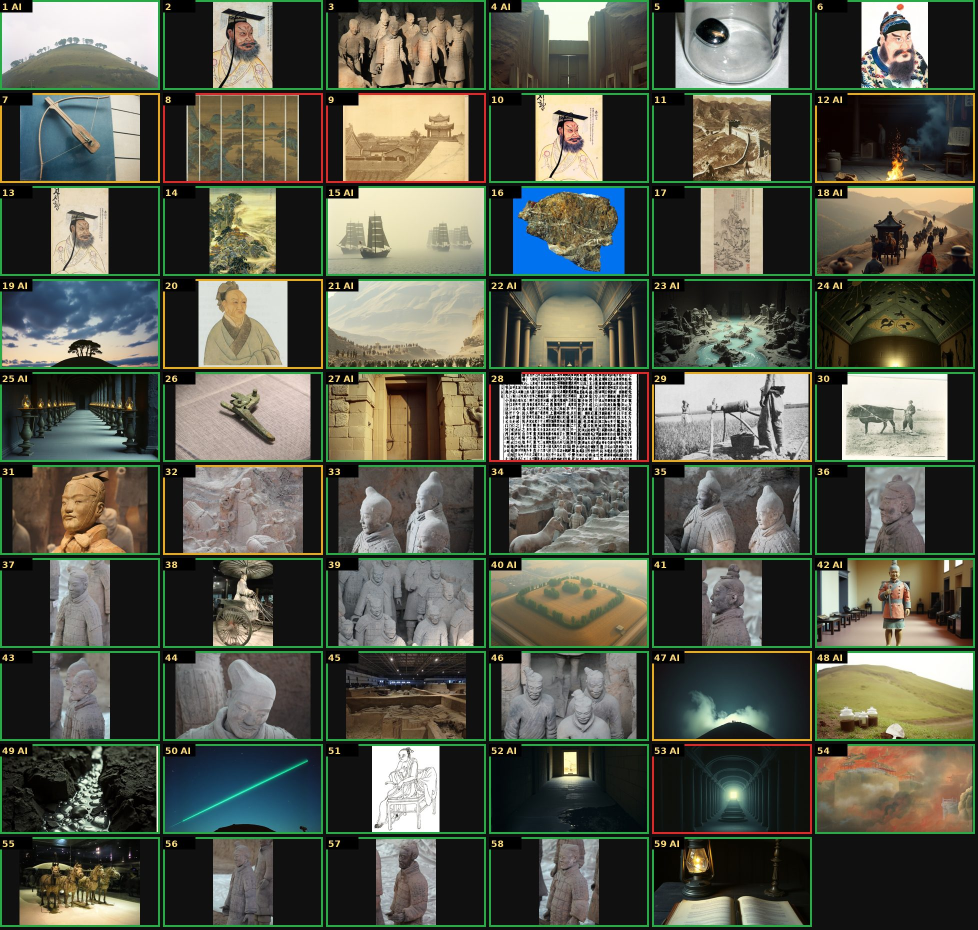
#> input picture logs/anh_BA13_dai_kiemtra.jpg, 1956 x 1860 px (shown at 1/2 size)
$ python -i tenduong.py   (imports and definitions only)
#> lines starting #> are read from the running program, lines starting #| are printed output that depends on the picture
"""Dựng video dọc 'Tên đường' (1080x1920): python tenduong.py <tên> [out.mp4] [giây_bắt_đầu giây_kết_thúc | still giây...]
Đọc ke-hoach/thu-giong-hai/<tên>_full.json, giọng assets/thu_giong_hai/<tên>_chuan, ke-hoach/ten-duong/<tên>_meta.json (biển, mốc năm, ảnh từng câu)."""
import json, math, os, random, subprocess, sys
from multiprocessing import Pool
from PIL import Image, ImageDraw, ImageFilter, ImageFont
ten = sys.argv[1]; R = os.path.abspath(os.path.join(os.path.dirname(os.path.abspath(__file__)), '..'))
W, H, FPS = 1080, 1920, 24
FD = f'{R}/assets/fonts/tenduong'
F = {}
# [9 lines left out: function font, not called in this run]
BARLOW = lambda s: font('BarlowCondensed-SemiBold.ttf', s)
PLAY = lambda s, w=700: font('PlayfairDisplay[wght].ttf', s, w)
BVP = lambda s, b=True: font('BeVietnamPro-Bold.ttf' if b else 'BeVietnamPro-Medium.ttf', s)
BLUE, BLUE_D, WHITE, GOLD = (11, 78, 162), (7, 52, 112), (255, 255, 255), (255, 210, 74)
# [2 lines not run here, left out]
VD = f'{R}/assets/thu_giong_hai/{ten}_chuan'
# [1 line not run here, left out]
LEAD = 1.0; T = {}; D = {}; t = LEAD
# [1 line not run here, left out]
TOTAL = t + 1.2
# [1 line that did not run here, left out]
# [1 line not run here, left out]
def ease(x): x = max(0.0, min(1.0, x)); return 1 - (1 - x) ** 3
def back(x, s=1.6): x = max(0.0, min(1.0, x)); c = s + 1; return 1 + c * (x - 1) ** 3 + s * (x - 1) ** 2
# ---------- nền ----------
def _bg():
    im = Image.new('RGB', (W, H)); d = ImageDraw.Draw(im)
#> after `im = Image.new('RGB', (W, H))`: im: PIL image 1080x1920 RGB; every value is 0
    for y in range(H): k = y / H; d.line([(0, y), (W, y)], fill=(int(8 + 6 * k), int(20 + 22 * k), int(38 + 40 * k)))
    for x in range(0, W, 90): d.line([(x, 0), (x, H)], fill=(255, 255, 255, 0) if False else (20, 40, 70), width=1)
    for y in range(0, H, 90): d.line([(0, y), (W, y)], fill=(20, 40, 70), width=1)
    return im.convert('RGBA')
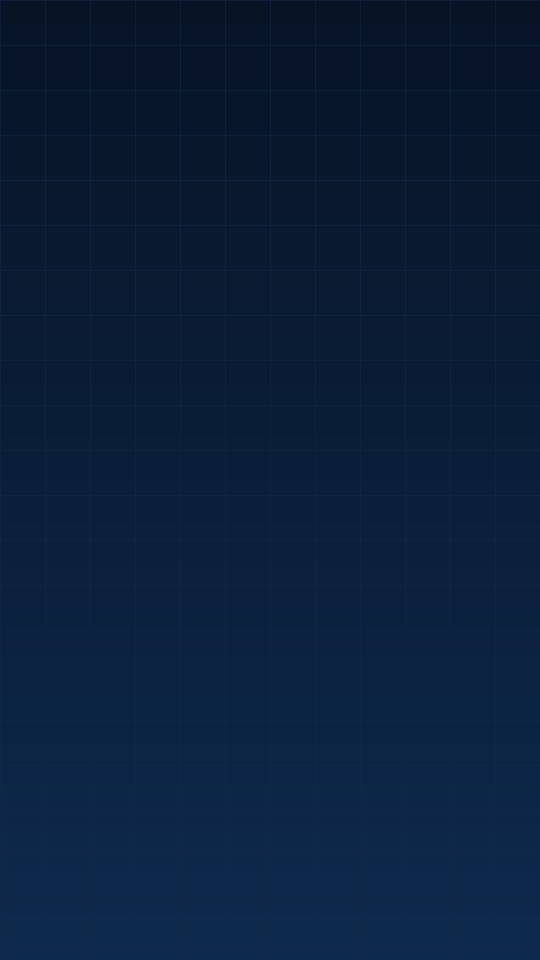
#> returned value: PIL image 1080x1920 RGBA (shown at 1/2 size); mean R, G, B, A 10.7, 30.7, 57.8, 255
BG = _bg()
# [2 lines not run here, left out]
# ---------- biển tên đường ----------
# [13 lines left out: function sign, not called in this run]
# ---------- ảnh ----------
_IM = {}
# [9 lines left out: function load, not called in this run]
PW, PH = 960, 900
# [84 lines left out: functions photo, _banner, _portrait, card_for, frame_photo, card and 1 more, not called in this run]
# ---------- phụ đề chạy chữ ----------
WORDS = {}
_D = {'một': 1, 'mốt': 1, 'hai': 2, 'ba': 3, 'bốn': 4, 'tư': 4, 'năm': 5, 'lăm': 5, 'sáu': 6, 'bảy': 7, 'tám': 8, 'chín': 9}
# [51 lines left out: functions _doc_nam, words, subs, not called in this run]
sys.path.insert(0, os.path.dirname(os.path.abspath(__file__)))
from lamp import lamp, CW, CH
# [10 lines left out: function den, not called in this run]
def frame(t):
    f = BG.copy(); n = [b['n'] for b in beats if T[b['n']] <= t]; n = n[-1] if n else beats[0]['n']
    img, m = frame_photo(t); cred = m.get('ghi_nguon', '')
    c = card(img, cred); pop = ease(min(1, t / 0.8)); sc = 0.9 + 0.1 * pop
    c2 = c.resize((int(c.width * sc), int(c.height * sc)), Image.LANCZOS) if sc < 0.999 else c
    f.alpha_composite(c2, (int(W / 2 - c2.width / 2), int(370 + 480 - c2.height / 2) if False else int(405 + (c.height - c2.height) / 2)))
    sg = sign(min(1, t / 1.0)); f.alpha_composite(sg, (int(60 + (800 + 40 - sg.width) / 2), int(60 + (300 - sg.height) / 2)))
    f.alpha_composite(timeline(t, n), (0, 1385))
    f.alpha_composite(subs(t, n), (0, 1520))
    L, hop = den(t, n); f.alpha_composite(L, (-40, int(1330 - L.height - hop + 20)))
    f.alpha_composite(LOGO, (W - 44 - 130, 34))
    d = ImageDraw.Draw(f); d.rectangle((0, H - 14, W, H), fill=(6, 18, 36, 255)); d.rectangle((0, H - 14, int(W * t / TOTAL), H), fill=GOLD + (255,))
    if t < 0.3: f.alpha_composite(Image.new('RGBA', (W, H), (8, 20, 38, int(255 * (1 - t / 0.3)))))
    if t > TOTAL - 1.0: f.alpha_composite(Image.new('RGBA', (W, H), (8, 20, 38, int(255 * (t - (TOTAL - 1.0))))))
    return f.convert('RGB')
def _job(i): return frame(i / FPS).tobytes()
# [16 lines not run here, left out]

>>> import cv2
>>> picture = cv2.imread('../logs/anh_BA13_dai_kiemtra.jpg', cv2.IMREAD_GRAYSCALE)
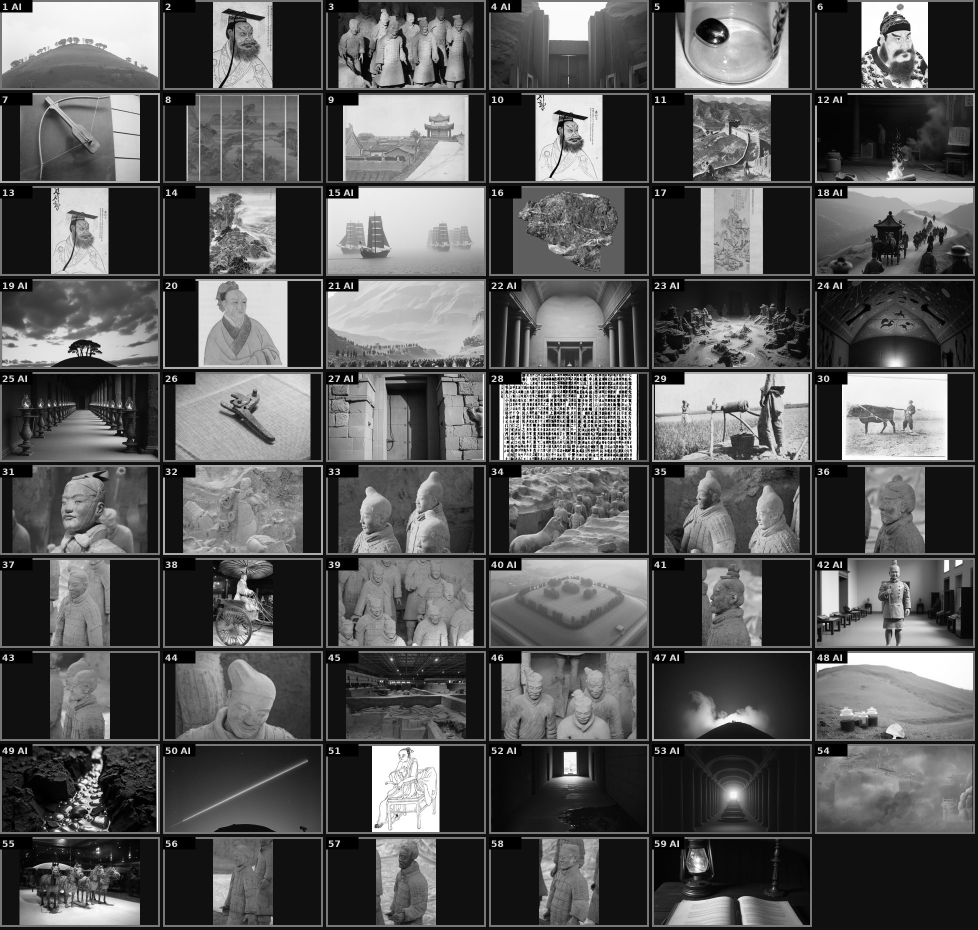
#> picture: shape (1860, 1956) (shown at 1/2 size); min 0, max 255, mean 88.1
#> (the run stopped early here; a loop or call above may not have finished)

$ run again, on logs/anh_BA13_ngan_kiemtra.jpg
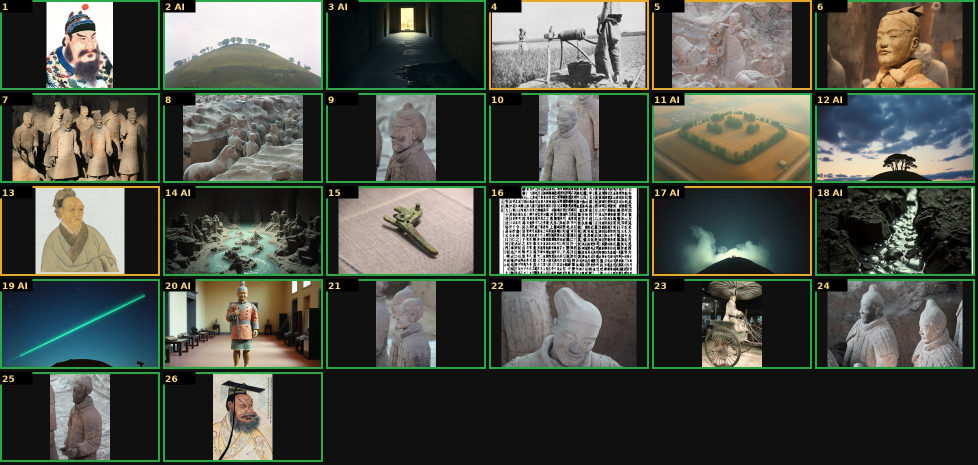
#> input picture logs/anh_BA13_ngan_kiemtra.jpg, 1956 x 930 px (shown at 1/2 size)
#> im: PIL image 1080x1920 RGB; every value is 0
#> `picture = cv2.imread('../logs/anh_BA13_dai_kiemtra.jpg', cv2.IMREAD_GR..`:
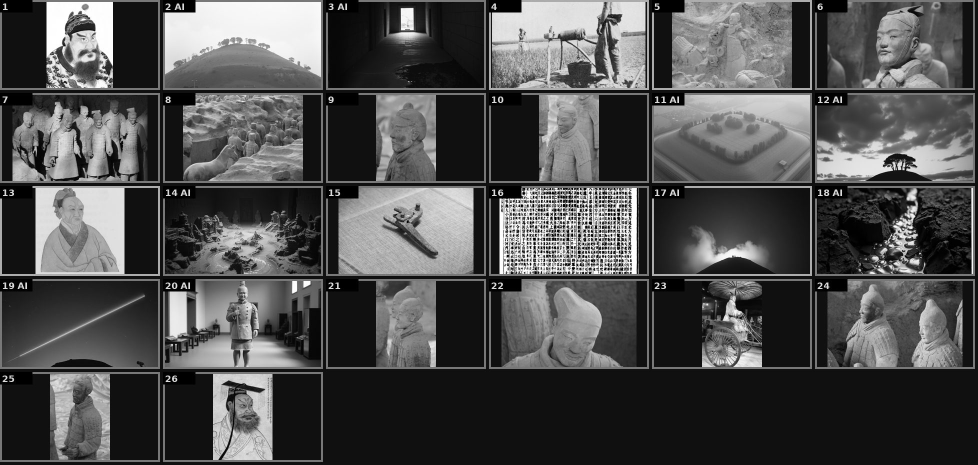
#> picture: shape (930, 1956) (shown at 1/2 size); min 0, max 255, mean 79.1
